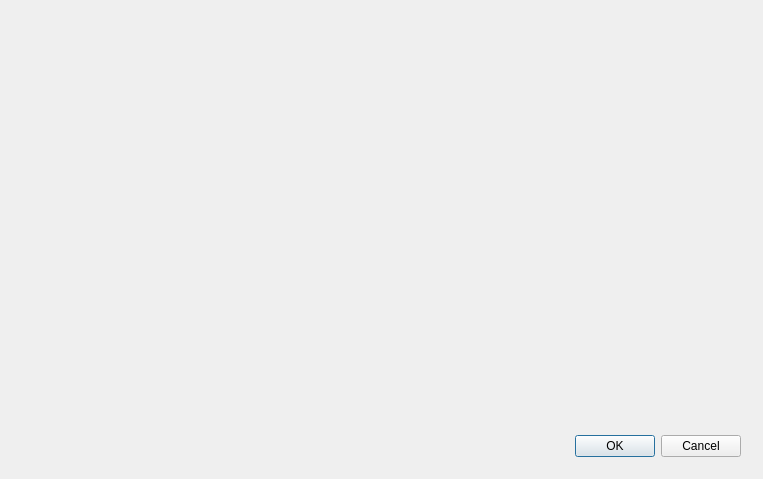
<?xml version="1.0" encoding="UTF-8"?>
<ui version="4.0">
 <class>setLbrdParaDlg</class>
 <widget class="QDialog" name="setLbrdParaDlg">
  <property name="geometry">
   <rect>
    <x>0</x>
    <y>0</y>
    <width>763</width>
    <height>479</height>
   </rect>
  </property>
  <property name="windowTitle">
   <string>Dialog</string>
  </property>
  <widget class="QDialogButtonBox" name="buttonBox">
   <property name="geometry">
    <rect>
     <x>400</x>
     <y>430</y>
     <width>341</width>
     <height>32</height>
    </rect>
   </property>
   <property name="orientation">
    <enum>Qt::Horizontal</enum>
   </property>
   <property name="standardButtons">
    <set>QDialogButtonBox::Cancel|QDialogButtonBox::Ok</set>
   </property>
  </widget>
  <widget class="QwtKnob" name="Knob">
   <property name="geometry">
    <rect>
     <x>70</x>
     <y>70</y>
     <width>108</width>
     <height>108</height>
    </rect>
   </property>
   <property name="scaleStepSize">
    <double>1.000000000000000</double>
   </property>
  </widget>
  <widget class="QwtKnob" name="Knob_2">
   <property name="geometry">
    <rect>
     <x>60</x>
     <y>200</y>
     <width>108</width>
     <height>108</height>
    </rect>
   </property>
   <property name="scaleStepSize">
    <double>1.000000000000000</double>
   </property>
  </widget>
 </widget>
 <customwidgets>
  <customwidget>
   <class>QwtKnob</class>
   <extends>QWidget</extends>
   <header>qwt_knob.h</header>
  </customwidget>
 </customwidgets>
 <resources/>
 <connections>
  <connection>
   <sender>buttonBox</sender>
   <signal>accepted()</signal>
   <receiver>setLbrdParaDlg</receiver>
   <slot>accept()</slot>
   <hints>
    <hint type="sourcelabel">
     <x>248</x>
     <y>254</y>
    </hint>
    <hint type="destinationlabel">
     <x>157</x>
     <y>274</y>
    </hint>
   </hints>
  </connection>
  <connection>
   <sender>buttonBox</sender>
   <signal>rejected()</signal>
   <receiver>setLbrdParaDlg</receiver>
   <slot>reject()</slot>
   <hints>
    <hint type="sourcelabel">
     <x>316</x>
     <y>260</y>
    </hint>
    <hint type="destinationlabel">
     <x>286</x>
     <y>274</y>
    </hint>
   </hints>
  </connection>
 </connections>
</ui>
